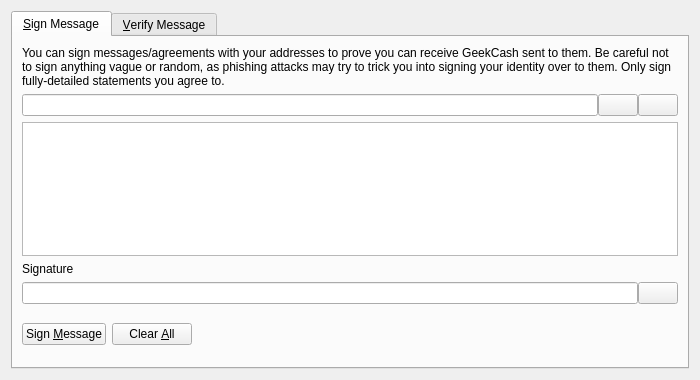
<?xml version="1.0" encoding="UTF-8"?>
<ui version="4.0">
 <class>SignVerifyMessageDialog</class>
 <widget class="QDialog" name="SignVerifyMessageDialog">
  <property name="geometry">
   <rect>
    <x>0</x>
    <y>0</y>
    <width>700</width>
    <height>380</height>
   </rect>
  </property>
  <property name="windowTitle">
   <string>Signatures - Sign / Verify a Message</string>
  </property>
  <property name="modal">
   <bool>true</bool>
  </property>
  <layout class="QVBoxLayout" name="verticalLayout">
   <item>
    <widget class="QTabWidget" name="tabWidget">
     <property name="currentIndex">
      <number>0</number>
     </property>
     <widget class="QWidget" name="tabSignMessage">
      <attribute name="title">
       <string>&amp;Sign Message</string>
      </attribute>
      <layout class="QVBoxLayout" name="verticalLayout_SM">
       <item>
        <widget class="QLabel" name="infoLabel_SM">
         <property name="text">
          <string>You can sign messages/agreements with your addresses to prove you can receive GeekCash sent to them. Be careful not to sign anything vague or random, as phishing attacks may try to trick you into signing your identity over to them. Only sign fully-detailed statements you agree to.</string>
         </property>
         <property name="textFormat">
          <enum>Qt::PlainText</enum>
         </property>
         <property name="wordWrap">
          <bool>true</bool>
         </property>
        </widget>
       </item>
       <item>
        <layout class="QHBoxLayout" name="horizontalLayout_1_SM">
         <property name="spacing">
          <number>0</number>
         </property>
         <item>
          <widget class="QValidatedLineEdit" name="addressIn_SM">
           <property name="toolTip">
            <string>The GeekCash address to sign the message with</string>
           </property>
          </widget>
         </item>
         <item>
          <widget class="QPushButton" name="addressBookButton_SM">
           <property name="toolTip">
            <string>Choose previously used address</string>
           </property>
           <property name="text">
            <string/>
           </property>
           <property name="shortcut">
            <string>Alt+A</string>
           </property>
           <property name="autoDefault">
            <bool>false</bool>
           </property>
          </widget>
         </item>
         <item>
          <widget class="QPushButton" name="pasteButton_SM">
           <property name="toolTip">
            <string>Paste address from clipboard</string>
           </property>
           <property name="text">
            <string/>
           </property>
           <property name="shortcut">
            <string>Alt+P</string>
           </property>
           <property name="autoDefault">
            <bool>false</bool>
           </property>
          </widget>
         </item>
        </layout>
       </item>
       <item>
        <widget class="QPlainTextEdit" name="messageIn_SM">
         <property name="toolTip">
          <string>Enter the message you want to sign here</string>
         </property>
        </widget>
       </item>
       <item>
        <widget class="QLabel" name="signatureLabel_SM">
         <property name="text">
          <string>Signature</string>
         </property>
         <property name="textFormat">
          <enum>Qt::PlainText</enum>
         </property>
        </widget>
       </item>
       <item>
        <layout class="QHBoxLayout" name="horizontalLayout_2_SM">
         <property name="spacing">
          <number>0</number>
         </property>
         <item>
          <widget class="QLineEdit" name="signatureOut_SM">
           <property name="font">
            <font>
             <italic>true</italic>
            </font>
           </property>
           <property name="readOnly">
            <bool>true</bool>
           </property>
          </widget>
         </item>
         <item>
          <widget class="QPushButton" name="copySignatureButton_SM">
           <property name="toolTip">
            <string>Copy the current signature to the system clipboard</string>
           </property>
           <property name="text">
            <string/>
           </property>
           <property name="autoDefault">
            <bool>false</bool>
           </property>
          </widget>
         </item>
        </layout>
       </item>
       <item>
        <layout class="QHBoxLayout" name="horizontalLayout_3_SM">
         <item>
          <widget class="QPushButton" name="signMessageButton_SM">
           <property name="toolTip">
            <string>Sign the message to prove you own this GeekCash address</string>
           </property>
           <property name="text">
            <string>Sign &amp;Message</string>
           </property>
           <property name="autoDefault">
            <bool>false</bool>
           </property>
          </widget>
         </item>
         <item>
          <widget class="QPushButton" name="clearButton_SM">
           <property name="toolTip">
            <string>Reset all sign message fields</string>
           </property>
           <property name="text">
            <string>Clear &amp;All</string>
           </property>
           <property name="autoDefault">
            <bool>false</bool>
           </property>
          </widget>
         </item>
         <item>
          <spacer name="horizontalSpacer_1_SM">
           <property name="orientation">
            <enum>Qt::Horizontal</enum>
           </property>
           <property name="sizeHint" stdset="0">
            <size>
             <width>40</width>
             <height>48</height>
            </size>
           </property>
          </spacer>
         </item>
         <item>
          <widget class="QLabel" name="statusLabel_SM">
           <property name="font">
            <font>
             <weight>75</weight>
             <bold>true</bold>
            </font>
           </property>
           <property name="text">
            <string/>
           </property>
           <property name="wordWrap">
            <bool>true</bool>
           </property>
          </widget>
         </item>
         <item>
          <spacer name="horizontalSpacer_2_SM">
           <property name="orientation">
            <enum>Qt::Horizontal</enum>
           </property>
           <property name="sizeHint" stdset="0">
            <size>
             <width>40</width>
             <height>48</height>
            </size>
           </property>
          </spacer>
         </item>
        </layout>
       </item>
      </layout>
     </widget>
     <widget class="QWidget" name="tabVerifyMessage">
      <attribute name="title">
       <string>&amp;Verify Message</string>
      </attribute>
      <layout class="QVBoxLayout" name="verticalLayout_VM">
       <item>
        <widget class="QLabel" name="infoLabel_VM">
         <property name="text">
          <string>Enter the receiver's address, message (ensure you copy line breaks, spaces, tabs, etc. exactly) and signature below to verify the message. Be careful not to read more into the signature than what is in the signed message itself, to avoid being tricked by a man-in-the-middle attack. Note that this only proves the signing party receives with the address, it cannot prove sendership of any transaction!</string>
         </property>
         <property name="textFormat">
          <enum>Qt::PlainText</enum>
         </property>
         <property name="alignment">
          <set>Qt::AlignLeading|Qt::AlignLeft|Qt::AlignTop</set>
         </property>
         <property name="wordWrap">
          <bool>true</bool>
         </property>
        </widget>
       </item>
       <item>
        <layout class="QHBoxLayout" name="horizontalLayout_1_VM">
         <property name="spacing">
          <number>0</number>
         </property>
         <item>
          <widget class="QValidatedLineEdit" name="addressIn_VM">
           <property name="toolTip">
            <string>The GeekCash address the message was signed with</string>
           </property>
          </widget>
         </item>
         <item>
          <widget class="QPushButton" name="addressBookButton_VM">
           <property name="toolTip">
            <string>Choose previously used address</string>
           </property>
           <property name="text">
            <string/>
           </property>
           <property name="shortcut">
            <string>Alt+A</string>
           </property>
           <property name="autoDefault">
            <bool>false</bool>
           </property>
          </widget>
         </item>
        </layout>
       </item>
       <item>
        <widget class="QPlainTextEdit" name="messageIn_VM"/>
       </item>
       <item>
        <widget class="QValidatedLineEdit" name="signatureIn_VM"/>
       </item>
       <item>
        <layout class="QHBoxLayout" name="horizontalLayout_2_VM">
         <item>
          <widget class="QPushButton" name="verifyMessageButton_VM">
           <property name="toolTip">
            <string>Verify the message to ensure it was signed with the specified GeekCash address</string>
           </property>
           <property name="text">
            <string>Verify &amp;Message</string>
           </property>
           <property name="autoDefault">
            <bool>false</bool>
           </property>
          </widget>
         </item>
         <item>
          <widget class="QPushButton" name="clearButton_VM">
           <property name="toolTip">
            <string>Reset all verify message fields</string>
           </property>
           <property name="text">
            <string>Clear &amp;All</string>
           </property>
           <property name="autoDefault">
            <bool>false</bool>
           </property>
          </widget>
         </item>
         <item>
          <spacer name="horizontalSpacer_1_VM">
           <property name="orientation">
            <enum>Qt::Horizontal</enum>
           </property>
           <property name="sizeHint" stdset="0">
            <size>
             <width>40</width>
             <height>48</height>
            </size>
           </property>
          </spacer>
         </item>
         <item>
          <widget class="QLabel" name="statusLabel_VM">
           <property name="font">
            <font>
             <weight>75</weight>
             <bold>true</bold>
            </font>
           </property>
           <property name="text">
            <string/>
           </property>
           <property name="wordWrap">
            <bool>true</bool>
           </property>
          </widget>
         </item>
         <item>
          <spacer name="horizontalSpacer_2_VM">
           <property name="orientation">
            <enum>Qt::Horizontal</enum>
           </property>
           <property name="sizeHint" stdset="0">
            <size>
             <width>40</width>
             <height>48</height>
            </size>
           </property>
          </spacer>
         </item>
        </layout>
       </item>
      </layout>
     </widget>
    </widget>
   </item>
  </layout>
 </widget>
 <customwidgets>
  <customwidget>
   <class>QValidatedLineEdit</class>
   <extends>QLineEdit</extends>
   <header>qvalidatedlineedit.h</header>
  </customwidget>
 </customwidgets>
 <resources>
  <include location="../geekcash.qrc"/>
 </resources>
 <connections/>
</ui>
